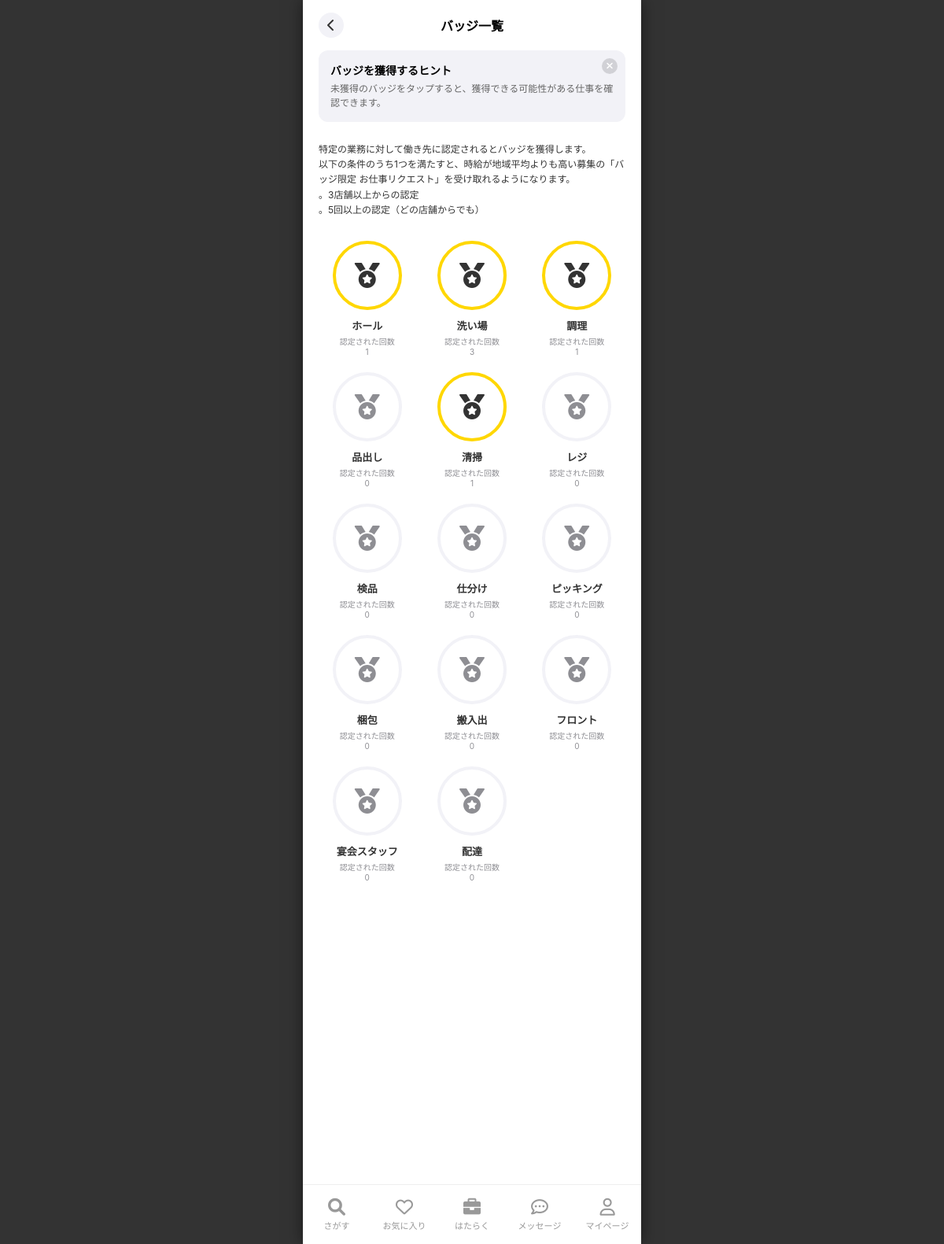
The page /badges/ (signed in) on the database its author committed.
### accounts/models.py (models this page shows, shortened)
class Badge(models.Model):
    name = models.CharField("バッジ名", max_length=100)
    icon = models.ImageField("アイコン画像", upload_to='badges/', null=True, blank=True)
    description = models.TextField("説明", blank=True, null=True)

class WorkerBadge(models.Model):
    worker = models.ForeignKey(WorkerProfile, on_delete=models.CASCADE, related_name='badges')
    badge = models.ForeignKey(Badge, on_delete=models.CASCADE)
    certified_count = models.IntegerField("認定回数", default=0)
    certified_store_count = models.IntegerField("認定店舗数", default=0)
    is_obtained = models.BooleanField("獲得済み", default=False)
    class Meta:
        unique_together = ('worker', 'badge')

### jobs/views.py (the view)
# urls.py: path('badges/', job_views.BadgeListView.as_view(), name='badge_list'),        # ★バッジ一覧
class BadgeListView(LoginRequiredMixin, TemplateView):
    template_name = 'MyPage/Badges/badge_list.html'
    def get_context_data(self, **kwargs):
        context = super().get_context_data(**kwargs)
        from accounts.models import Badge, WorkerBadge
        badges = Badge.objects.all()
        my_badges = WorkerBadge.objects.filter(worker=self.request.user.workerprofile).select_related('badge')
        my_badges_dict = {wb.badge.id: wb for wb in my_badges}
        context['badges'] = badges
        context['my_badges_dict'] = my_badges_dict
        return context

### jobs/templatetags/jobs_extras.py (called while the page is built)
@register.filter
def get_item(dictionary, key):
    return dictionary.get(key)

### accounts/templates/MyPage/Badges/badge_list.html (shortened to what this page needs)
{% extends 'base_main.html' %}
{% load static %}
{% load jobs_extras %}
{% block content %}
<div class="badge-container">
    <div class="header-bar">
        <a href="{% url 'mypage' %}" class="back-btn"><i class="fa-solid fa-chevron-left"></i></a>
        <div class="page-title">バッジ一覧</div>
    </div>
    <div class="hint-box" id="hintBox">
        <div class="hint-close" onclick="document.getElementById('hintBox').style.display='none'"><i
                class="fa-solid fa-xmark"></i></div>
        <div class="hint-title">バッジを獲得するヒント</div>
        <div class="hint-text">
            未獲得のバッジをタップすると、獲得できる可能性がある仕事を確認できます。
        </div>
    </div>
    <div class="description-text">
        特定の業務に対して働き先に認定されるとバッジを獲得します。<br>
        以下の条件のうち1つを満たすと、時給が地域平均よりも高い募集の「バッジ限定 お仕事リクエスト」を受け取れるようになります。<br>
        。3店舗以上からの認定<br>
        。5回以上の認定（どの店舗からでも）
    </div>
    <div class="badge-grid">
        {% for badge in badges %}
        {% with my_badge=my_badges_dict|get_item:badge.id %}
        <a href="{% url 'badge_detail' badge.id %}"
            class="badge-item {% if my_badge and my_badge.is_obtained %}obtained{% endif %}"
            style="text-decoration:none; color:inherit;">
            <div class="badge-icon-wrapper">
                {% if badge.icon %}
                <img src="{{ badge.icon.url }}" alt="{{ badge.name }}"
                    style="width:50%; height:50%; object-fit:contain; opacity: {% if my_badge and my_badge.is_obtained %}1{% else %}0.5{% endif %};">
                {% else %}
                <i class="fa-solid fa-medal badge-icon"></i>
                {% endif %}
            </div>
            <div class="badge-name">{{ badge.name }}</div>
            <div class="badge-count">
                認定された回数<br>
                {{ my_badge.certified_count|default:0 }}
            </div>
        </a>
        {% endwith %}
        {% endfor %}
    </div>
</div>
{% endblock %}

### templates/base_main.html (shortened to what this page needs)
<!DOCTYPE html>
<html lang="ja">
<head>
    <link rel="stylesheet" href="https://cdnjs.cloudflare.com/ajax/libs/font-awesome/6.0.0/css/all.min.css">
</head>
<body>
    <div class="phone-wrapper">
        <div class="content-area">
            {% block content %}{% endblock %}
        </div>
        <nav class="bottom-nav">
            <a href="{% url 'index' %}"
                class="nav-item {% if request.resolver_match.url_name == 'index' %}active{% endif %}">
                <i class="fa-solid fa-magnifying-glass"></i>さがす
            </a>
            <a href="{% url 'favorites' %}"
                class="nav-item {% if request.resolver_match.url_name == 'favorites' or request.resolver_match.url_name == 'favorite_stores' %}active{% endif %}">
                <i class="fa-regular fa-heart"></i>お気に入り
            </a>
            <a href="{% url 'work_schedule' %}"
                class="nav-item {% if request.resolver_match.url_name == 'work_schedule' or request.resolver_match.url_name == 'work_completed' %}active{% endif %}">
                <i class="fa-solid fa-briefcase"></i>はたらく
            </a>
            <a href="{% url 'worker_message_list' %}"
                class="nav-item {% if request.resolver_match.url_name == 'worker_message_list' %}active{% endif %}">
                <i class="fa-regular fa-comment-dots"></i>メッセージ
            </a>
            <a href="{% url 'mypage' %}"
                class="nav-item {% if request.resolver_match.url_name == 'mypage' %}active{% endif %}">
                <i class="fa-regular fa-user"></i>マイページ
            </a>
        </nav>
    </div>
</body>
</html>

### templates/base_main.html (style rules this page uses)
:root { --highme-yellow: #FFD700; --ios-blue: #007AFF; --bg-gray: #F8F8F8; }
body, html { margin: 0; padding: 0; height: 100%; width: 100%; background-color: #333; display: flex; justify-content: center; align-items: center; overflow: hidden; font-family: -apple-system, sans-serif; }
.phone-wrapper { width: 100%; max-width: 430px; height: 100vh; background-color: white; position: relative; display: flex; flex-direction: column; box-shadow: 0 0 20px rgba(0, 0, 0, 0.5); }
.content-area { flex: 1; overflow-y: auto; background-color: var(--bg-gray); padding-bottom: 80px; }
.bottom-nav { position: absolute; bottom: 0; width: 100%; height: 75px; background: white; border-top: 1px solid #eee; display: flex; justify-content: space-around; align-items: center; padding-bottom: env(safe-area-inset-bottom); z-index: 1000; }
.nav-item { text-align: center; font-size: 11px; color: #999; text-decoration: none; flex: 1; }
.nav-item i { font-size: 22px; display: block; margin-bottom: 4px; }

### accounts/templates/MyPage/Badges/badge_list.html (style rules this page uses)
.badge-container { padding: 20px; background: white; min-height: 100vh; }
.header-bar { display: flex; align-items: center; justify-content: center; position: relative; margin-bottom: 20px; }
.back-btn { position: absolute; left: 0; width: 32px; height: 32px; background: #F2F2F7; border-radius: 50%; display: flex; align-items: center; justify-content: center; color: #333; text-decoration: none; }
.page-title { font-weight: bold; font-size: 16px; }
.hint-box { background: #F2F2F7; border-radius: 12px; padding: 15px; position: relative; margin-bottom: 25px; }
.hint-title { font-weight: bold; font-size: 14px; margin-bottom: 5px; }
.hint-text { font-size: 12px; color: #666; line-height: 1.5; }
.hint-close { position: absolute; top: 10px; right: 10px; background: #D1D1D6; color: white; width: 20px; height: 20px; border-radius: 50%; display: flex; align-items: center; justify-content: center; font-size: 12px; cursor: pointer; }
.description-text { font-size: 12px; color: #333; line-height: 1.6; margin-bottom: 30px; }
.badge-grid { display: grid; grid-template-columns: repeat(3, 1fr); gap: 20px 10px; }
.badge-item { display: flex; flex-direction: column; align-items: center; text-align: center; }
.badge-icon-wrapper { width: 80px; height: 80px; border-radius: 50%; border: 4px solid #F2F2F7; display: flex; align-items: center; justify-content: center; margin-bottom: 10px; position: relative; }
.badge-item.obtained .badge-icon-wrapper { border-color: #FFD700; }
.badge-icon { font-size: 32px; color: #8E8E93; }
.badge-item.obtained .badge-icon { color: #333; }
.badge-name { font-weight: bold; font-size: 13px; margin-bottom: 3px; color: #333; }
.badge-count { font-size: 10px; color: #8E8E93; }

### rows shown on the page
Badge: name "ホール"
WorkerBadge: certified_count "1"
Badge: name "洗い場"
WorkerBadge: certified_count "3"
Badge: name "調理"
WorkerBadge: certified_count "1"
Badge: name "品出し", certified_count "0"
Badge: name "清掃"
WorkerBadge: certified_count "1"
Badge: name "レジ", certified_count "0"
Badge: name "検品", certified_count "0"
Badge: name "仕分け", certified_count "0"
Badge: name "ピッキング", certified_count "0"
Badge: name "梱包", certified_count "0"
Badge: name "搬入出", certified_count "0"
Badge: name "フロント", certified_count "0"
Badge: name "宴会スタッフ", certified_count "0"
Badge: name "配達", certified_count "0"
